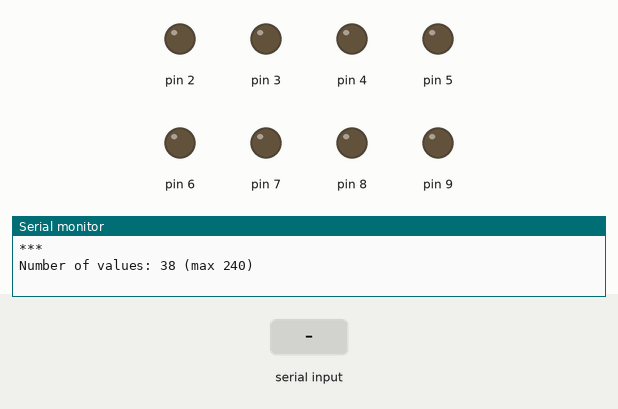
A sketch run on a simulated Arduino Uno, built with avr-gcc and run on an emulated ATmega328P. Shown: output pins drawn as LEDs (lit = HIGH), the last lines printed to the serial monitor. Inputs (shaded band) come from the test bench.

Above: at 3.8 s.
3.9 s: "30,150\n" received over Serial
At 4.8 s:
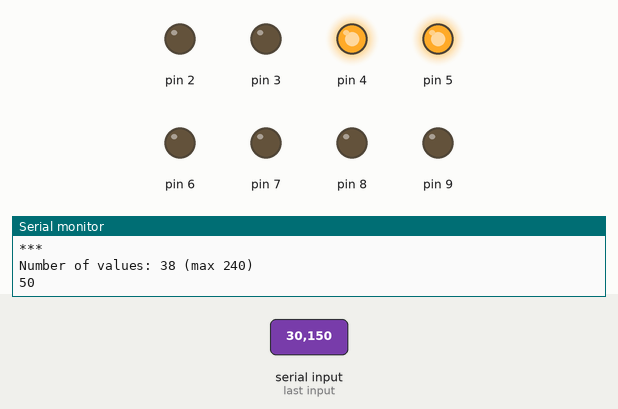
5.4 s: "5\n" received over the second serial link
At 5.7 s:
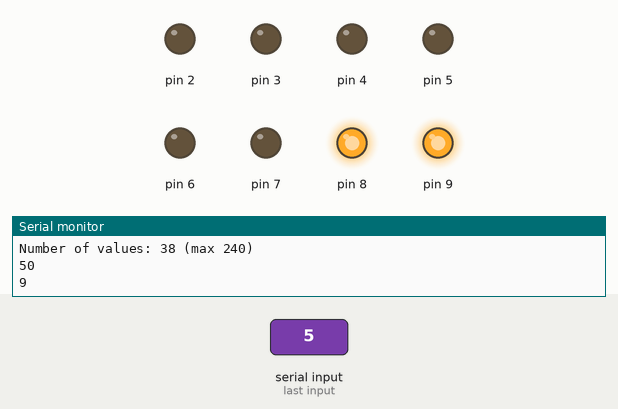
6.9 s: "30,150\n" received over the second serial link
At 8.0 s:
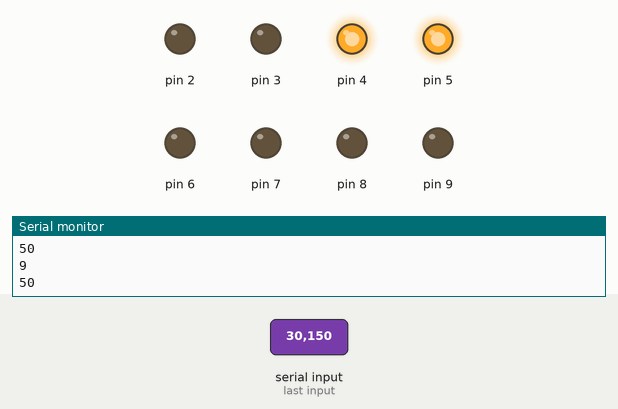
8.4 s: "5\n" received over Serial
At 9.3 s:
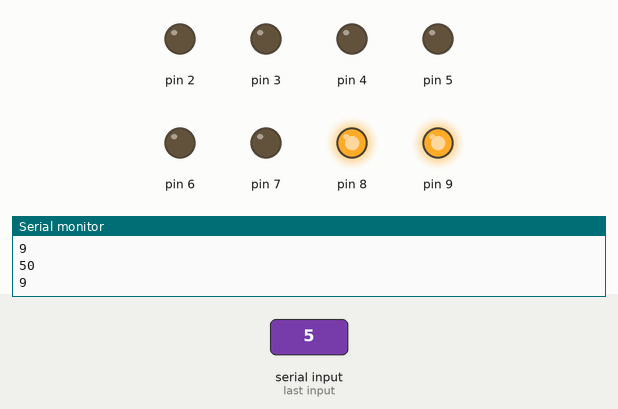
Timing chart, 0 to 10.9 s (numbered marks = the images above; inputs shaded):
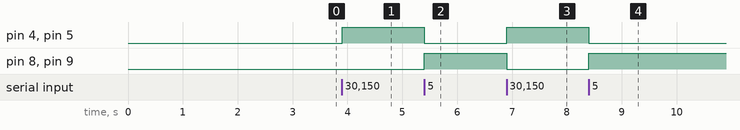

The sketch:

caps-firmware.ino
```cpp
#include <SoftwareSerial.h>


//            d2                       d9
int caps[] = {330,220,100,100,33,27,20,18};

int sensorValue, lastVal, scaled, validEntries;
float scalingFactor;
const int pcaps = 240;
int possibleCaps[pcaps], valueIndex[pcaps];
SoftwareSerial mySerial(10, 11); // RX, TX

void setup() {
  Serial.begin(9600);
  mySerial.begin(9600);

  for (int i=2;i<=9;i++){
    pinMode(i, OUTPUT);
  }

  Serial.println("Calculating optimal solutions...");
  calculateSolutions();
  displaySolutions();

  Serial.print("Number of values: ");
  Serial.print(validEntries);
  Serial.print(" (max ");
  Serial.print(pcaps);
  Serial.println(")");

  sensorValue = analogRead(A3); // maybe garbage
}

void calculateSolutions(){

  // initialise a pair of arrays to hold solutions - where -1 means "unused slot"
  for (int i=0;i<pcaps;i++) {
    possibleCaps[i] = -1;
    valueIndex[i] = -1;
  }

  // iterate through all possible combinations of 8 bits
  for (int solutionIndex=0;solutionIndex<256;solutionIndex++){

    // calculate the resultant capacitance if the capacitors corresponding to true bits are connected in series
    // 1/Ct = 1/C1 + 1/C2 + 1/Cn
    float sum=0;
    int bitsRequired=0;
    for (int bitNo=0;bitNo<8;bitNo++) {

      int bitVal = bitRead(solutionIndex, bitNo);

      if (bitVal){
        int capVal = caps[bitNo];
        float v = 1/(float)capVal;
        sum += v;
        bitsRequired++;
      }
    }
    float inv = 1/sum;

    // "round" the capacitance, since we're not interested in being able to set tiny differences - 1pF at worst
    int solutionCapacitance = roundFloat(inv);

    // look in our array of possible capacitances, see if this capacitance has already been made up another way
    int foundAt = lookFor(possibleCaps, pcaps, solutionCapacitance);

    if (foundAt == -1){

      int bestSolutionIndex = findBestSolution(solutionCapacitance);

      // no it hasn't, record the solution
      insertAtEnd(possibleCaps, pcaps, solutionCapacitance);

      // and record which combination of capacitors needs to be set to reach that solution
      // remember - 1 bit per capacitor - an 8 bit number (0-255 decimal) is enough to record precisely what combination is set
      insertAtEnd(valueIndex, pcaps, bestSolutionIndex); // or solutionIndex
    }
  }

  // count how many distinct solutions are possible given this set of caps
  validEntries = countValidEntries(possibleCaps, pcaps);

  doubleBubbleSort(possibleCaps, valueIndex, validEntries);
}

int findBestSolution(int capacitance) {

  int bestBitCount=99;
  int bestIndex;

  for (int i=0;i<256;i++){
    float sum=0;
    int bitsRequired=0;
    for (int bitNo=0;bitNo<8;bitNo++) {

      int bitVal = bitRead(i, bitNo);
      if (bitVal){
        int capVal = caps[bitNo];
        float v = 1/(float)capVal;
        sum += v;
        bitsRequired++;
      }
    }
    float inv = 1/sum;
    int j = roundFloat(inv);

    if (j == capacitance) {
      if (bitsRequired < bestBitCount) {
        bestIndex = i;
        bestBitCount = bitsRequired;
      }
    }
  }

  return bestIndex;
}

int roundFloat(float in) {
  return (int)(in+0.5);
}

void displaySolutionsSS(){

  // out of the software serial port

  // installed capacitors
  mySerial.print("** ");
  for (int i=0;i<8;i++) {
    mySerial.print(caps[i]);
    mySerial.print(" ");
  }
  mySerial.println();

  // possible capacitances
  mySerial.print("## ");
  for (int i=0;i<validEntries;i++) {
    mySerial.print(possibleCaps[i]);
    mySerial.print(" ");
  }
  mySerial.println();
}

void displaySolutions(){
  Serial.println("***");
  Serial.println("For the capacitors, switched in by relays on D9 to D2, installed in that order:");

  Serial.print("** ");
  for (int i=0;i<8;i++) {
    Serial.print(caps[i]);
    Serial.print(" ");
  }
  Serial.println();

  Serial.println("the following capacitances can be made up:");

  Serial.print("## ");
  for (int i=0;i<validEntries;i++) {
    Serial.print(possibleCaps[i]);
    Serial.print(" ");
  }
  Serial.println();

  Serial.println("by setting:");
    for (int i=0;i<validEntries;i++) {
    Serial.print(valueIndex[i]);
    Serial.print(" ");
  }
  Serial.println();
  Serial.println("***");

}

void doubleBubbleSort(int primary[], int secondary[], int arrLen) {
  for (int i=0;i<(arrLen-1);i++){
    for (int o=0;o<(arrLen-(i+1));o++){
      if (primary[o] > primary[o+1]){
        int t = primary[o];
        primary[o] = primary[o+1];
        primary[o+1] = t;

        int s = secondary[o];
        secondary[o] = secondary[o+1];
        secondary[o+1] = s;
      }
    }
  }
}

int countValidEntries(int arr[], int arrLen){
  int cnt = 0;
  for (int i=0;i<arrLen;i++) {
    if (arr[i] != -1){
      cnt++;
    }
  }
  return cnt;
}

void insertAtEnd(int arr[], int arrLen, int toInsert){
  for (int i=0; i< arrLen; i++){
    if (arr[i] == -1) {
      arr[i] = toInsert;
      return;
    }
  }
}

int lookFor(int arr[], int arrLen, int lookFor){
  for (int i=0;i<arrLen;i++) {
    if (arr[i] == lookFor) {
      return i;
    }
  }
  return -1;
}

String buf1 = "";
String buf2 = "";
char c;

void loop() {

  while (true) {
    // read a line of text from either the hardware serial port or d10/d11 software serial
    if (mySerial.available()) {
      c = mySerial.read();
      if (c != '\r') {
        if (c == '\n') {
          processCommand(buf1);
          buf1 = "";
          break;
        }
        buf1 += c;
      }
    } else if (Serial.available()) {
      c = Serial.read();
      if (c != '\r') {
        if (c == '\n') {
          processCommand(buf2);
          buf2 = "";
          break;
        }
        buf2 += c;
      }
    }
  }
}

void processCommand(String cmd) {

  //Serial.print("processing ");
  //Serial.println(cmd);

  if (cmd == "q") {
    displaySolutionsSS();
    return;
  }

  int setting = cmd.toInt();

  if (setting < validEntries && setting >= 0){

    Serial.println(possibleCaps[setting]);

    for (int bitNo=0;bitNo<8;bitNo++){
      int bitVal = bitRead(valueIndex[setting], bitNo);
      digitalWrite(bitNo+2, bitVal);
    }
  }
}
```

Measured:
- after the input at 3.9 s, pin 4, pin 5: LOW → HIGH at once
- after the input at 5.4 s, pin 4, pin 5: HIGH → LOW at once; pin 8, pin 9: LOW → HIGH at once
- after the input at 6.9 s, pin 4, pin 5: LOW → HIGH at once; pin 8, pin 9: HIGH → LOW at once
- after the input at 8.4 s, pin 4, pin 5: HIGH → LOW at once; pin 8, pin 9: LOW → HIGH at once
